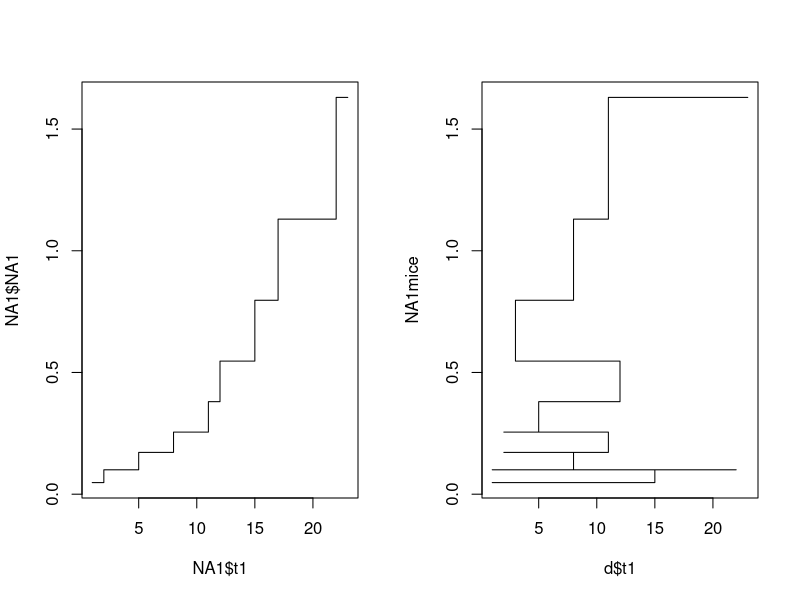
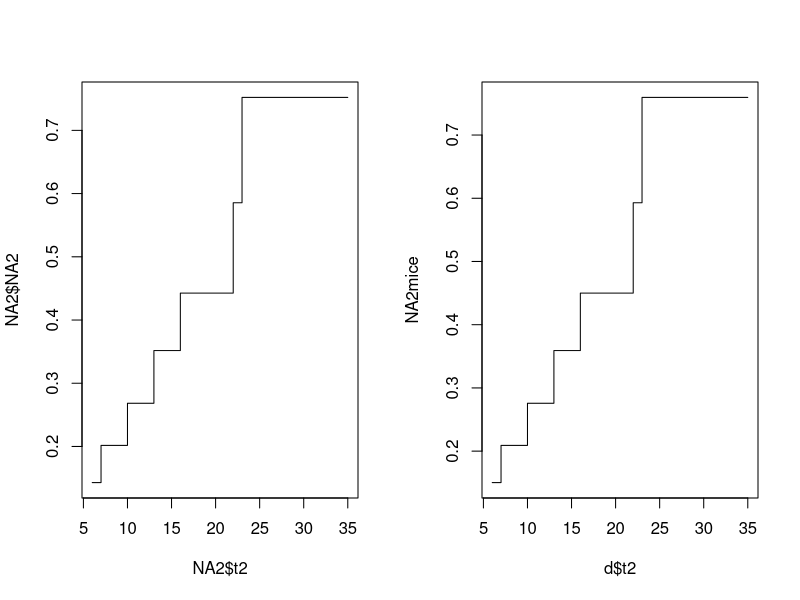
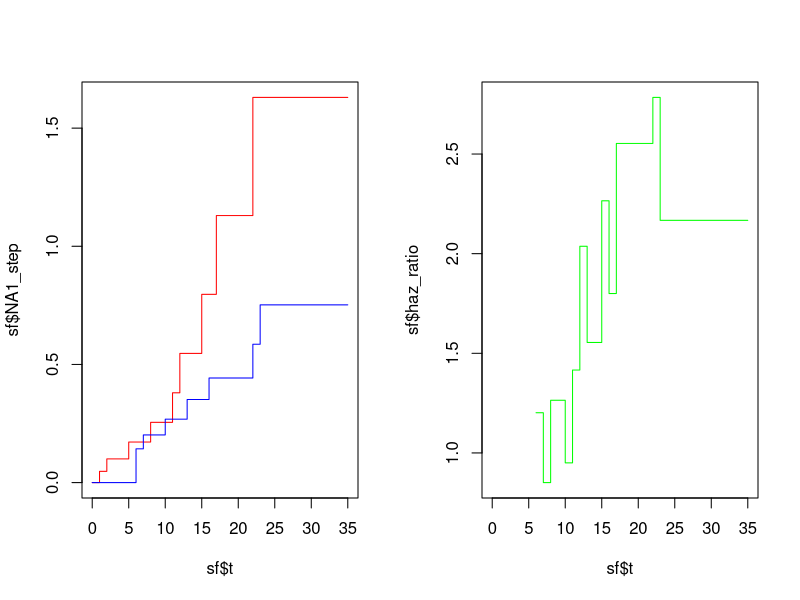
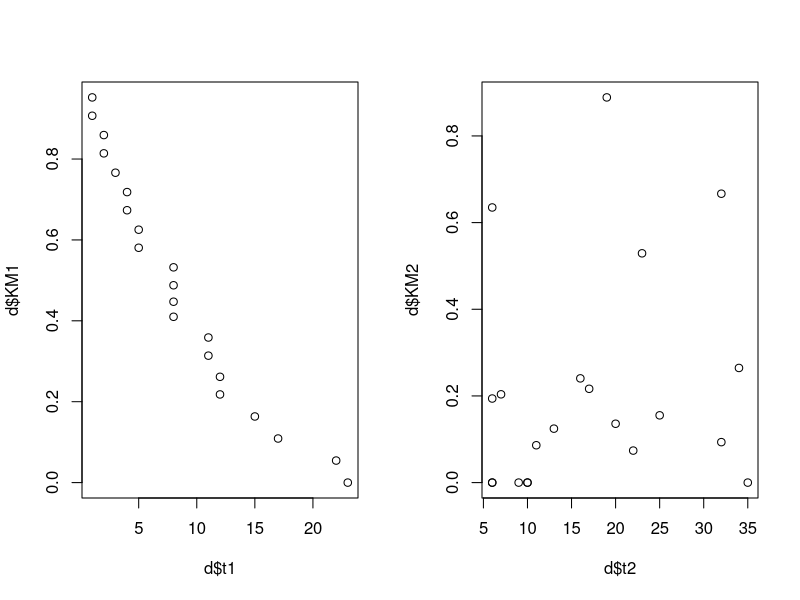

Reproduce these figures in R, in order.
# For ordering data
library(dplyr)
# Loading the leukemia data 
library(KMsurv)
data(drug6mp)
d <- drug6mp
?drug6mp
# Check with the mice package.
library(mice)
# Estimating the hazard rate of the placebo and 6mp patients using 
# the Nelson Aalen estimator. 
d <- arrange(d, t1) %>% 
  mutate(n_at_risk1 = 1,
         n_at_risk2 = 1) %>%
  group_by(t1) %>%
  mutate(num_relapse1 = sum(relapse))%>%
  group_by(t2) %>%
  mutate(num_relapse2 = sum(relapse)) %>%
  ungroup()

NA1mice = nelsonaalen(d, t1, relapse)


for (i in 1:21) {
  d$n_at_risk1[i] <- sum(d$t1 >= d$t1[i])
  d$n_at_risk2[i] <- sum(d$t2 >= d$t2[i])
}

d <- group_by(d,t1) %>%
  mutate( 
    NA1 = num_relapse1/n_at_risk1) %>%
  group_by(t2) %>%
  mutate( 
    NA2 = num_relapse2/n_at_risk2) %>%
  ungroup()


NA1 <- unique(d[,c('t1','NA1')]) %>%
  arrange('t1') %>%
  mutate(NA1 = cumsum(NA1))

d <- arrange(d, t2)
NA2mice = nelsonaalen(d, t2, relapse)

NA2 <- unique(d[,c('t2','NA2')]) %>%
  arrange(t2) %>%
  mutate(NA2 = cumsum(NA2))


par(mfrow = c(1, 2))
plot(NA1$t1, NA1$NA1, type = 's')
plot(d$t1, NA1mice, type = 's')

par(mfrow = c(1, 2))
plot(NA2$t2, NA2$NA2, type = 's')
plot(d$t2, NA2mice, type = 's')

t <-  0:max(c(NA1$t1,NA2$t2))
NA1_step <- rep(0,length(t))
NA2_step <-  rep(0,length(t))

sf <- data.frame(t = t, NA1_step = NA1_step, NA2_step = NA2_step)

for (t in NA1$t1){
  sf$NA1_step[which(sf$t >= t)] <- NA1$NA1[which(NA1$t1 == t)]
}

for (t in NA2$t2){
  sf$NA2_step[which(sf$t >= t)] <- NA2$NA2[which(NA2$t2 == t)]
}

plot(sf$t, sf$NA1_step, type = 's', col='red')
lines(sf$t, sf$NA2_step, type = 's', col = 'blue')

# For the first 10 months the cumulative hazards look the same, but after that 
# the cum hazard of the placebo group seems to diverge from that of the 6MP group.
# This means that the survival rate of the placebo group should decrease t.o.v. the 6MP group.

# We can check this with the hazard ratio.
sf <- mutate(sf, 
             haz_ratio = NA1_step/NA2_step)

plot(sf$t, sf$haz_ratio, type = 's', col='green')

# Inconclusive

# The Kaplan Meier estimators:

d <- arrange(d, t1) %>%
  mutate(KM1 = cumprod(1-1/n_at_risk1)) %>%
  arrange(d, t2) %>%
  mutate(KM2 = cumprod(1-1/n_at_risk2))

# and their variance estimators

d <- arrange(d, t1) %>%
  mutate(KM_var1 = KM1^2*cumprod(1/n_at_risk1^2)) %>%
  arrange(d, t2) %>%
  mutate(KM_var2 = KM2^2*cumprod(1/n_at_risk2^2))

# Let's plot them

par(mfrow = c(1, 2))
plot(d$t1, d$KM1)#, type = 's')
plot(d$t2, d$KM2)#, type = 's')
